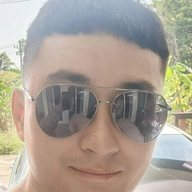
#> input picture img/enos.jpg, 192 x 192 px, given in place of proj_hero.jpg, which was not available
$ python tiles.py
#> lines starting #> are read from the running program, lines starting #| are printed output that depends on the picture; pictures that were not available may be replaced by others from this repository, and a replacement may not be noted
# 想法页六宫格背景：在真实感素材上做彩色调色（duotone + 保留原色），输出 it_*.jpg
import numpy as np
from PIL import Image, ImageEnhance
W, H = 300, 380
def fit(im, box=None):
#> called with box = (760, 60, 1100, 505)
    im = im.convert('RGB')
#> im is the input picture: PIL image 192x192 RGB; mean R, G, B 170.5, 161, 149.4
    if box: im = im.crop(box)
#> im: PIL image 340x445 RGB; every value is 0
    r = max(W / im.width, H / im.height); im = im.resize((round(im.width * r) + 1, round(im.height * r) + 1), Image.LANCZOS)
#> after `r = max(W / im.width, H / im.height)`: r = 0.882
#> after `im = im.resize((round(im.width * r) + 1, round(im.height * r) + 1), Im`: im: PIL image 301x394 RGB; every value is 0
    x = (im.width - W) // 2; y = (im.height - H) // 2
#> after `x = (im.width - W) // 2`: x = 0
#> after `y = (im.height - H) // 2`: y = 7
    return im.crop((x, y, x + W, y + H))
#> returned value: PIL image 300x380 RGB; every value is 0
def tone(im, dark, light, mix=.72, sat=1.15):
#> called with dark = (122, 74, 20), light = (255, 236, 200), mix = 0.45, sat = 1.3
    a = np.asarray(im).astype(float) / 255; L = (a @ [.299, .587, .114])[..., None]
#> after `a = np.asarray(im).astype(float) / 255`: a: shape (380, 300, 3) float64; every value is 0
#> after `L = (a @ [0.299, 0.587, 0.114])[..., None]`: L: shape (380, 300, 1) float64; every value is 0
    L = np.clip((L - L.min()) / (L.max() - L.min() + 1e-6), 0, 1) ** 1.25
    duo = np.array(dark) / 255 * (1 - L) + np.array(light) / 255 * L
    out = Image.fromarray((np.clip(a * (1 - mix) + duo * mix, 0, 1) * 255).astype('uint8'))
    return ImageEnhance.Color(out).enhance(sat)
def save(im, k): im.save('it_' + k + '.jpg', quality=82, optimize=True, progressive=True); print(k, im.size)
#> called with k = 'all'
#| all (300, 380)
P = lambda n: Image.open(n + '.jpg')
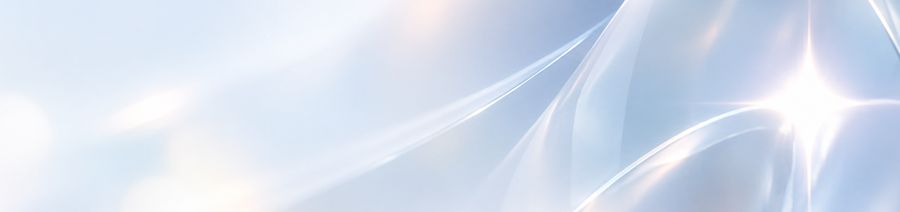
#> input picture img/g4_ai.jpg, 900 x 212 px, given in place of pt_hr.jpg, which was not available
save(tone(fit(P('proj_hero'), (760, 60, 1100, 505)), (122, 74, 20), (255, 236, 200), .45, 1.3), 'all')       # 晨光书桌：暖金
save(tone(fit(P('pt_hr')), (70, 40, 160), (232, 222, 255)), 'cocreate')                                        # 团队：紫
#> in fit, im is the input picture: PIL image 900x212 RGB; mean R, G, B 214.4, 223.7, 238.5
#> in fit (call 2), `return im.crop((x, y, x + W, y + H))`:
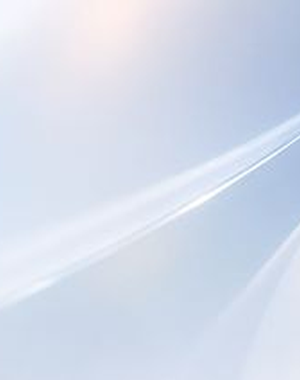
#> returned value: PIL image 300x380 RGB; mean R, G, B 213.1, 220.8, 235.7
#> call 2 of tone, with dark = (70, 40, 160), light = (232, 222, 255), mix = 0.72, sat = 1.15
#> in tone (call 2), `L = np.clip((L - L.min()) / (L.max() - L.min() + 1e-6), 0, 1) ** 1.25`:
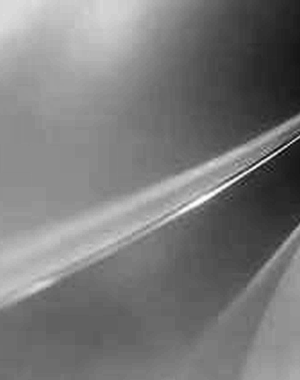
#> L: shape (380, 300, 1) float64; min 0, max 1, mean 0.479
#> in tone (call 2), `duo = np.array(dark) / 255 * (1 - L) + np.array(light) / 255 * L`:
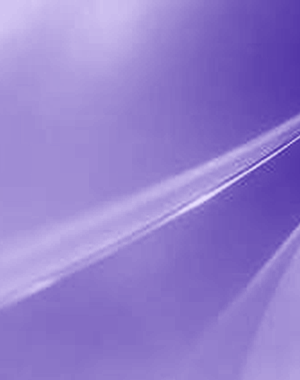
#> duo: shape (380, 300, 3) float64; mean R, G, B 0.579, 0.499, 0.806
#> in tone (call 2), `out = Image.fromarray((np.clip(a * (1 - mix) + duo * mix, 0, 1) * 255)..`:
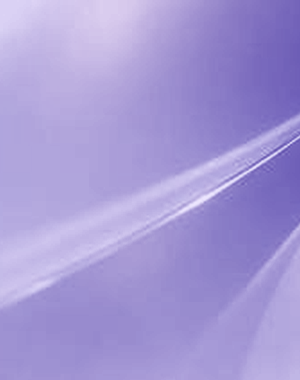
#> out: PIL image 300x380 RGB; mean R, G, B 165.5, 152.9, 213.5
#| cocreate (300, 380)
save(tone(fit(P('pt_research')), (150, 82, 10), (255, 236, 205)), 'triage')                                    # 梳理：琥珀
#> call 3 of tone, with dark = (150, 82, 10), light = (255, 236, 205), mix = 0.72, sat = 1.15
#> in tone (call 3), `duo = np.array(dark) / 255 * (1 - L) + np.array(light) / 255 * L`:
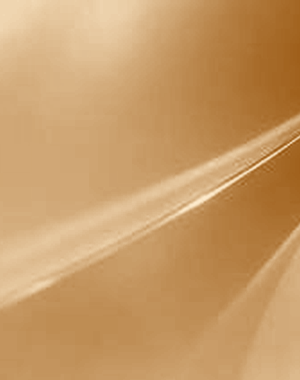
#> duo: shape (380, 300, 3) float64; mean R, G, B 0.785, 0.611, 0.406
#> in tone (call 3), `out = Image.fromarray((np.clip(a * (1 - mix) + duo * mix, 0, 1) * 255)..`:
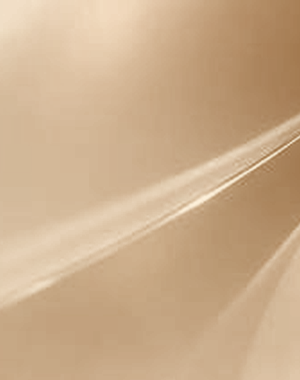
#> out: PIL image 300x380 RGB; mean R, G, B 203.4, 173.5, 140
#| triage (300, 380)
#> (the run stopped early here; a loop or call above may not have finished)
